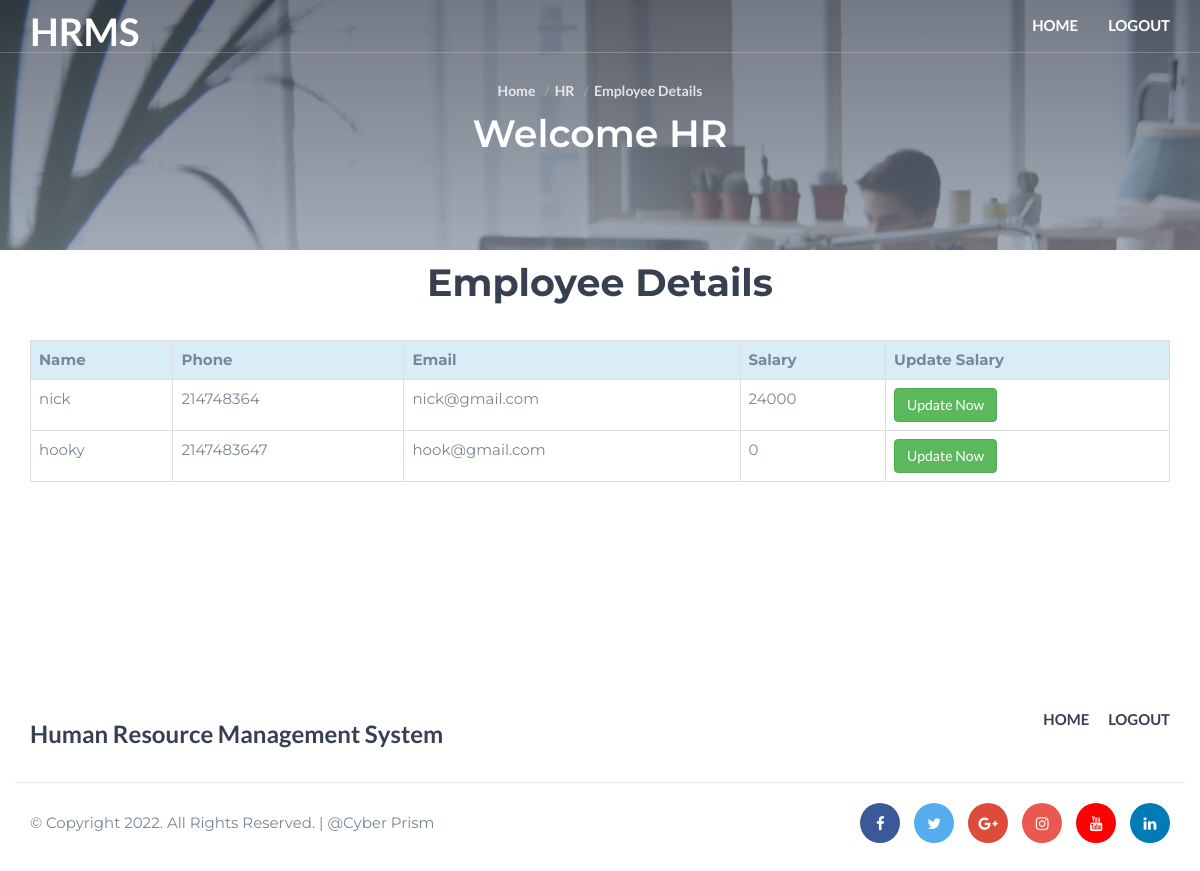
Page /hr/view_employee.php on the committed database.
### tables this page shows
CREATE TABLE `employee` (
  `id` int(50) NOT NULL,
  `name` varchar(100) NOT NULL,
  `phonenumber` int(20) NOT NULL,
  `email` varchar(50) NOT NULL,
  `salary` int(50) NOT NULL,
  `loginid` int(50) NOT NULL
);

### hr/view_employee.php (the view, shortened to what this page needs)
<!DOCTYPE html>
<html lang="en">
	<head>
		<link type="text/css" rel="stylesheet" href="css/bootstrap.min.css"/>
		<link rel="stylesheet" href="css/font-awesome.min.css">
		<link type="text/css" rel="stylesheet" href="css/style.css"/>
    </head>
	<body>
		<header id="header" class="transparent-nav">
			<div class="container">
				<div class="navbar-header">
					<div class="navbar-brand">
						<a class="logo" href="../hr/hr_index.php">
							<h1 class="logoname">HRMS</h1>
						</a>
					</div>
				</div>
				<nav id="nav">
					<ul class="main-menu nav navbar-nav navbar-right">
                    <li><a href="../hr/hr_index.php">Home</a></li>
					<li><a href="../hr/logout.php">Logout</a></li>
					</ul>
				</nav>
			</div>
		</header>
		<div class="hero-area section">
			<div class="bg-image bg-parallax overlay" style="background-image:url(./img/page-background.jpg)"></div>
			<div class="container">
				<div class="row">
					<div class="col-md-10 col-md-offset-1 text-center">
						<ul class="hero-area-tree">
							<li><a href="../admin/admin_index.php">Home</a></li>
							<li>HR</li>
                            <li>Employee Details</li>
						</ul>
						<h1 class="white-text">Welcome HR</h1>
					</div>
				</div>
			</div>
		</div>
<section>
    <div class="container add-emp">
			<center><h1 class="p-2 mb-0 bg-dark text-light"><strong>Employee Details</strong></h1><br></center>
			<table class="table table-bordered table-hover">
					<tr>
						<th class="p-3 mb-2 bg-info text-light">Name </th>
						<th class="p-3 mb-2 bg-info text-light">Phone</th>
						<th class="p-3 mb-2 bg-info text-light">Email</th>
                        <th class="p-3 mb-2 bg-info text-light">Salary</th>
						<th class="p-3 mb-2 bg-info text-light">Update Salary</th>
					</tr>
					<?php
						include '../connection.php';
						$sql = "select * from employee";
						$result = mysqli_query($con, $sql);
						while ($data = mysqli_fetch_assoc($result))
						{
					?>      <td><?php echo $data['name'];?></td>
							<td><?php echo $data['phonenumber']?></td>
							<td><?php echo $data['email']?></td>
                            <td><?php echo $data['salary']?></td>
              <td><a class="btn btn-success py-2 px-3" href="add_salary.php?id=<?php echo $data['id']; ?>">Update Now</a> </td>
					<?php
						}
					?>
		    </table>
		</div>
</section>
<br><br><br><br><br>
		<footer id="footer" class="section">
			<div class="container">
				<div class="row">
					<div class="col-md-6">
						<div class="footer-logo">
							<a class="logo" href="../hr/hr_index.php">
								<h3 class="text-secondary">Human Resource Management System</h3>
							</a>
						</div>
					</div>
					<div class="col-md-6">
						<ul class="footer-nav">
						<li><a href="../hr/hr_index.php">Home</a></li>
					<li><a href="../hr/logout.php">Logout</a></li>
						</ul>
					</div>
				</div>
				<div id="bottom-footer" class="row">
					<div class="col-md-4 col-md-push-8">
						<ul class="footer-social">
							<li><a href="#" class="facebook"><i class="fa fa-facebook"></i></a></li>
							<li><a href="#" class="twitter"><i class="fa fa-twitter"></i></a></li>
							<li><a href="#" class="google-plus"><i class="fa fa-google-plus"></i></a></li>
							<li><a href="#" class="instagram"><i class="fa fa-instagram"></i></a></li>
							<li><a href="#" class="youtube"><i class="fa fa-youtube"></i></a></li>
							<li><a href="#" class="linkedin"><i class="fa fa-linkedin"></i></a></li>
						</ul>
					</div>
					<div class="col-md-8 col-md-pull-4">
						<div class="footer-copyright">
							<span>&copy; Copyright 2022. All Rights Reserved.  |  </a>@Cyber Prism</span>
						</div>
					</div>
				</div>
			</div>
		</footer>
	</body>
</html>

### hr/css/style.css (style rules this page uses)
body { font-family: 'Montserrat', sans-serif; font-size: 15px; font-weight: 400; color: #798696; overflow-x:hidden; }
h1,h2,h3,h4,h5,h6 { margin-top: 12px; margin-bottom: 15px; font-weight: 600; color: #374050; }
h1 { font-size:38px; }
h3 { font-size:24px; }
a { font-family: 'Lato', sans-serif; color: #374050; font-weight: 700; }
ul,ol { margin: 0; padding: 0; list-style: none }
.white-text { color: #FFF; }
.section { position:relative; padding-top:80px; padding-bottom:80px; }
.bg-image { position:absolute; left:0; right:0; top:0; bottom:0; background-position:center; background-size:cover; }
.bg-image.bg-parallax { background-attachment:fixed; }
.bg-image.overlay:after { content:""; position:absolute; left:0; right:0; top:0; bottom:0; background-image: -webkit-gradient(linear, left top, left bottom, from(#374050), to(#798696)); background-image: linear-gradient(to bottom, #374050 0%, #798696 100%); opacity: 0.7; }
.navbar-brand { padding: 0; }
.navbar-brand .logo { margin-top: 10px; display: inline-block; }
.logoname { color: #fff; margin-top: 1px; }
#header { position:relative; left:0; right:0; top:0; z-index:99; border-bottom:1px solid rgba(235, 235, 235, 0.25); background-color:#FFF; -webkit-transition:0.2s all; transition:0.2s all; }
#header.transparent-nav { position:absolute; background-color: transparent; }
#header.transparent-nav .main-menu li a { color:#FFF; }
.main-menu li a { text-transform:uppercase; -webkit-transition:0.2s all; transition:0.2s all; }
.main-menu li a:after { content:""; display:block; height:2px; background-color:#FF6700; width:100%; -webkit-transform: translateY(5px); -ms-transform: translateY(5px); transform: translateY(5px); opacity:0; -webkit-transition:0.2s all; transition:0.2s all; }
.hero-area { position:relative; padding-top: 80px; padding-bottom: 80px; }
.hero-area-tree li { display:inline-block; font-family: 'Lato', sans-serif; font-weight:600; font-size:14px; color:rgba(255, 255, 255, 0.8); }
.hero-area-tree li > a { color:rgba(255, 255, 255, 0.8); }
.hero-area-tree li + li:before { content: "/"; display: inline-block; margin: 0px 5px; color: rgba(235, 235, 235, 0.25); }
#bottom-footer { margin-top: 20px; padding-top: 20px; border-top: 1px solid #EBEBEB; }
.footer-logo .logo { margin-top: 20px; display: inline-block; }
.footer-nav { text-align: right; padding: 20px 0px; }
.footer-nav li { display:inline-block; margin-left:15px }
.footer-nav li a { display:block; text-transform:uppercase; -webkit-transition:0.2s color; transition:0.2s color; }
.footer-nav li a:after { content:""; display:block; height:2px; background-color:#FF6700; width:100%; -webkit-transform: translateY(5px); -ms-transform: translateY(5px); transform: translateY(5px); opacity:0; -webkit-transition:0.2s all; transition:0.2s all; }
.footer-copyright { line-height:40px; }
.footer-social { text-align:right; }
.footer-social li { display:inline-block; margin-left:10px; }
.footer-social li a { display:block; width:40px; height:40px; line-height:40px; text-align:center; border-radius:50%; color:#FFF; background-color:#EBEBEB; -webkit-transition:0.2s opacity; transition:0.2s opacity; }
.footer-social li a.facebook { background-color:#3b5998; }
.footer-social li a.twitter { background-color:#55acee; }
.footer-social li a.google-plus { background-color:#dd4b39; }
.footer-social li a.instagram { background-color:#e95950; }
.footer-social li a.youtube { background-color:#ff0000; }
.footer-social li a.linkedin { background-color:#007bb5; }

### rows in the picture
employee: name "nick", phonenumber "214748364", email "nick@gmail.com", salary "24000"
employee: name "hooky", phonenumber "2147483647", email "hook@gmail.com", salary "0"
